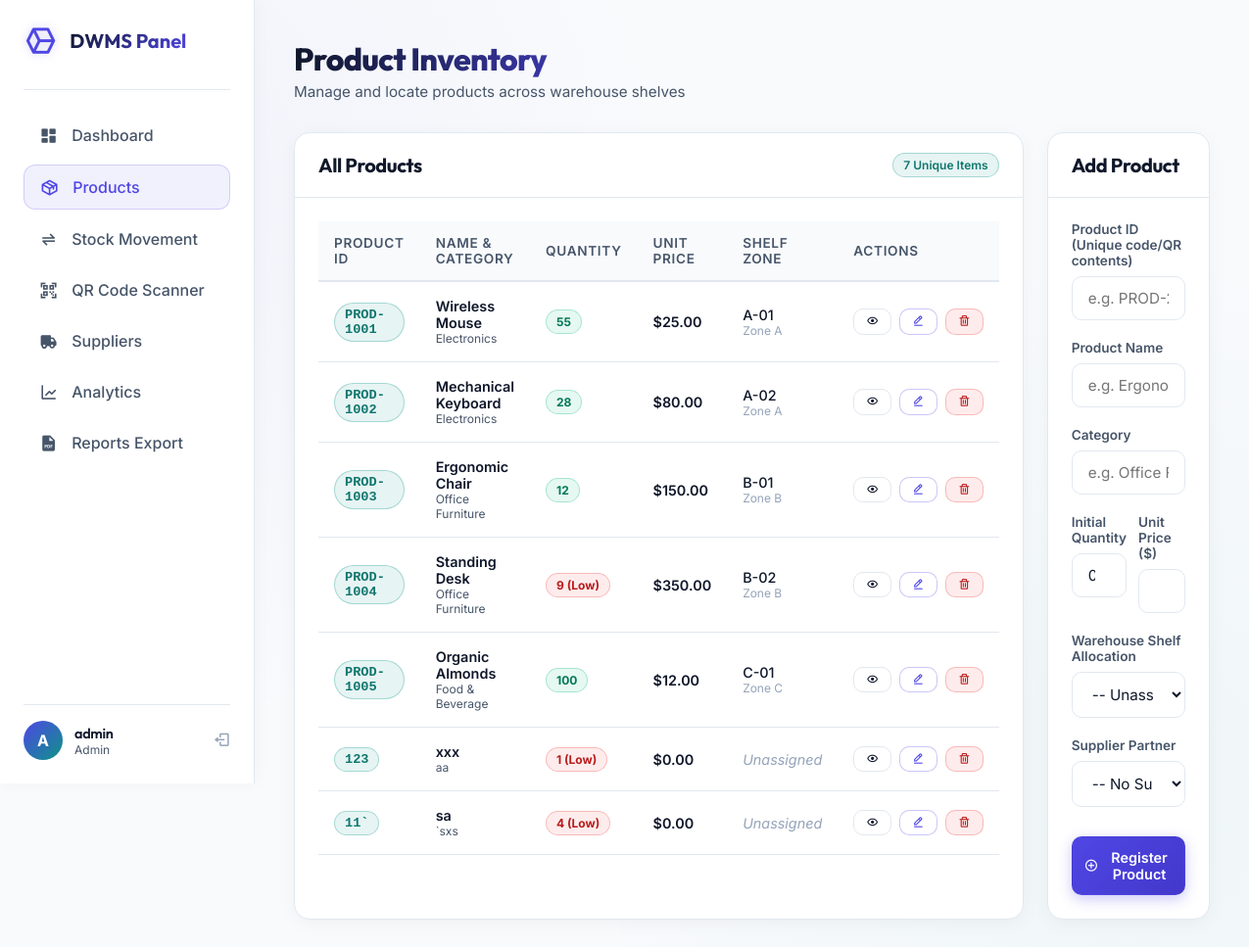
/products/ (signed in), run on an earlier commit of the app's database.
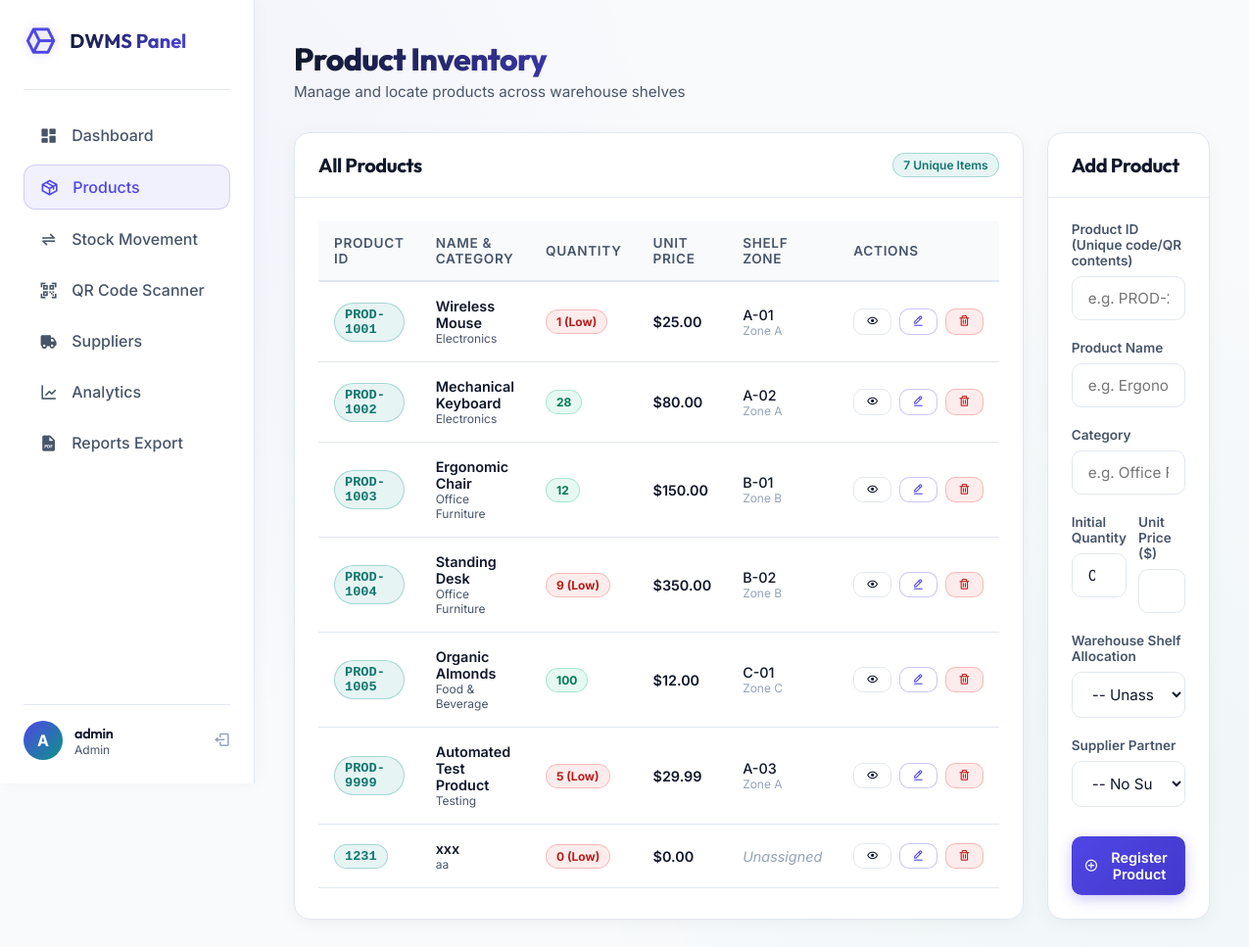
And on a later commit of the database.
### tables this page shows
CREATE TABLE products (
    id TEXT PRIMARY KEY,
    product_name TEXT NOT NULL,
    category TEXT NOT NULL,
    quantity INTEGER NOT NULL DEFAULT 0 CHECK(quantity >= 0),
    unit_price REAL NOT NULL CHECK(unit_price >= 0.0),
    qr_code_path TEXT NOT NULL,
    shelf_id TEXT,
    supplier_id INTEGER,
    FOREIGN KEY(shelf_id) REFERENCES warehouse_shelves(shelf_id) ON DELETE SET NULL,
    FOREIGN KEY(supplier_id) REFERENCES suppliers(id) ON DELETE SET NULL
);

CREATE TABLE warehouse_shelves (
    shelf_id TEXT PRIMARY KEY,
    zone TEXT NOT NULL,
    capacity INTEGER NOT NULL DEFAULT 100,
    occupancy INTEGER NOT NULL DEFAULT 0
);

### routes/products.py (the view)
@products_bp.route('/')
@login_required()
def index():
    products = Product.get_all()
    shelves = Warehouse.get_all_shelves()
    suppliers = Supplier.get_all()
    return render_template(
        'products.html',
        active_page='products',
        products=products,
        shelves=shelves,
        suppliers=suppliers
    )

### database/db.py (called while the page is built)
def get_db_connection():
    conn = sqlite3.connect(Config.DB_PATH)
    conn.row_factory = sqlite3.Row
    conn.execute("PRAGMA foreign_keys = ON;")
    return conn

### models/product.py (called while the page is built)
    @staticmethod
    def get_all():
        conn = get_db_connection()
        query = """
            SELECT p.*, s.company_name AS supplier_name, sh.zone AS shelf_zone
            FROM products p
            LEFT JOIN suppliers s ON p.supplier_id = s.id
            LEFT JOIN warehouse_shelves sh ON p.shelf_id = sh.shelf_id;
        """
        rows = conn.execute(query).fetchall()
        conn.close()
        return [dict(r) for r in rows]

### models/supplier.py (called while the page is built)
    @staticmethod
    def get_all():
        conn = get_db_connection()
        rows = conn.execute("SELECT * FROM suppliers ORDER BY company_name ASC;").fetchall()
        conn.close()
        return [dict(r) for r in rows]

### models/warehouse.py (called while the page is built)
    @staticmethod
    def get_all_shelves():
        conn = get_db_connection()
        rows = conn.execute("SELECT * FROM warehouse_shelves ORDER BY shelf_id ASC;").fetchall()
        conn.close()
        return [dict(r) for r in rows]

### templates/products.html (shortened to what the changed rows need)
{% extends "base.html" %}
{% block content %}
<div class="header-container">
    <div class="page-title">
        <h1>Product Inventory</h1>
    </div>
</div>
<div class="content-grid {% if session.get('user_role') not in ['Admin', 'Manager'] %}full-width{% endif %}">
    <div class="glass-panel">
        <div class="panel-header">
            <h2>All Products</h2>
        </div>
        <div class="panel-content">
            {% if products %}
                <div class="table-responsive">
                    <table class="custom-table">
                        <thead>
                            <tr>
                                <th>Product ID</th>
                                <th>Name & Category</th>
                                <th>Quantity</th>
                                <th>Unit Price</th>
                                <th>Shelf Zone</th>
                                <th>Actions</th>
                            </tr>
                        </thead>
                        <tbody>
                            {% for p in products %}
                                <tr>
                                    <td>
                                        <span class="badge badge-info" style="font-family: monospace; font-size: 0.85rem;">{{ p.id }}</span>
                                    </td>
                                    <td>
                                        <div style="font-weight: 600;">{{ p.product_name }}</div>
                                        <div style="font-size: 0.75rem; color: var(--text-secondary);">{{ p.category }}</div>
                                    </td>
                                    <td>
                                        {% if p.quantity <= 10 %}
                                            <span class="badge badge-danger" style="font-weight: 700;">{{ p.quantity }} (Low)</span>
                                        {% else %}
                                            <span class="badge badge-success" style="font-weight: 700;">{{ p.quantity }}</span>
                                        {% endif %}
                                    </td>
                                    <td style="font-weight: 600;">${{ "{:,.2f}".format(p.unit_price) }}</td>
                                    <td>
                                        {% if p.shelf_id %}
                                            <div style="font-weight: 500;">{{ p.shelf_id }}</div>
                                            <div style="font-size: 0.75rem; color: var(--text-muted);">{{ p.shelf_zone or 'No Zone' }}</div>
                                        {% else %}
                                            <span style="color: var(--text-muted); font-style: italic;">Unassigned</span>
                                        {% endif %}
                                    </td>
                                    <td>
                                        <div style="display: flex; gap: 8px; align-items: center;">
                                            <a href="{{ url_for('products.view_product', product_id=p.id) }}" class="btn btn-secondary" style="padding: 6px 12px; font-size: 0.8rem;" title="View Details & QR Code">
                                                <i class='bx bx-show'></i>
                                            </a>
                                            {% if session.get('user_role') in ['Admin', 'Manager'] %}
                                                <a href="{{ url_for('products.edit_product', product_id=p.id) }}" class="btn btn-secondary" style="padding: 6px 12px; font-size: 0.8rem; border-color: rgba(79, 70, 229, 0.3); color: var(--accent-purple);" title="Edit Product">
                                                    <i class='bx bx-edit-alt'></i>
                                                </a>
                                                <form action="{{ url_for('products.delete_product', product_id=p.id) }}" method="POST" onsubmit="return confirm('Are you sure you want to delete this product? All transaction history for this item will be removed.');" style="display: inline;">
                                                    <button type="submit" class="btn btn-danger" style="padding: 6px 12px; font-size: 0.8rem; background: rgba(239, 68, 68, 0.1); color: #b91c1c; border: 1px solid rgba(239, 68, 68, 0.3);" title="Delete Product">
                                                        <i class='bx bx-trash'></i>
                                                    </button>
                                                </form>
                                            {% endif %}
                                        </div>
                                    </td>
                                </tr>
                            {% endfor %}
                        </tbody>
                    </table>
                </div>
            {% else %}
                <div style="text-align: center; padding: 60px 0; color: var(--text-muted);">
                    <i class='bx bx-package' style="font-size: 4rem; margin-bottom: 12px; display: block;"></i>
                    <p>No products found in inventory. Add one to get started.</p>
                </div>
            {% endif %}
        </div>
    </div>
    {% if session.get('user_role') in ['Admin', 'Manager'] %}
    <div class="glass-panel">
        <div class="panel-header">
            <h2>Add Product</h2>
        </div>
    </div>
    {% endif %}
</div>
{% endblock %}

What changed in the data, as far as the page shows it:
removed products: id "123", product_name "xxx", category "aa", quantity "1", unit_price "0.00", shows "Unassigned"
removed products: id "11`", product_name "sa", category "`sxs", quantity "4", unit_price "0.00", shows "Unassigned"
changed products "Wireless Mouse": quantity "55" → "1"
added products: id "PROD-9999", product_name "Automated Test Product", category "Testing", quantity "5", unit_price "29.99", shelf_id "A-03", zone "Zone A"
added products: id "1231", product_name "xxx", category "aa", quantity "0", unit_price "0.00", shows "Unassigned"
